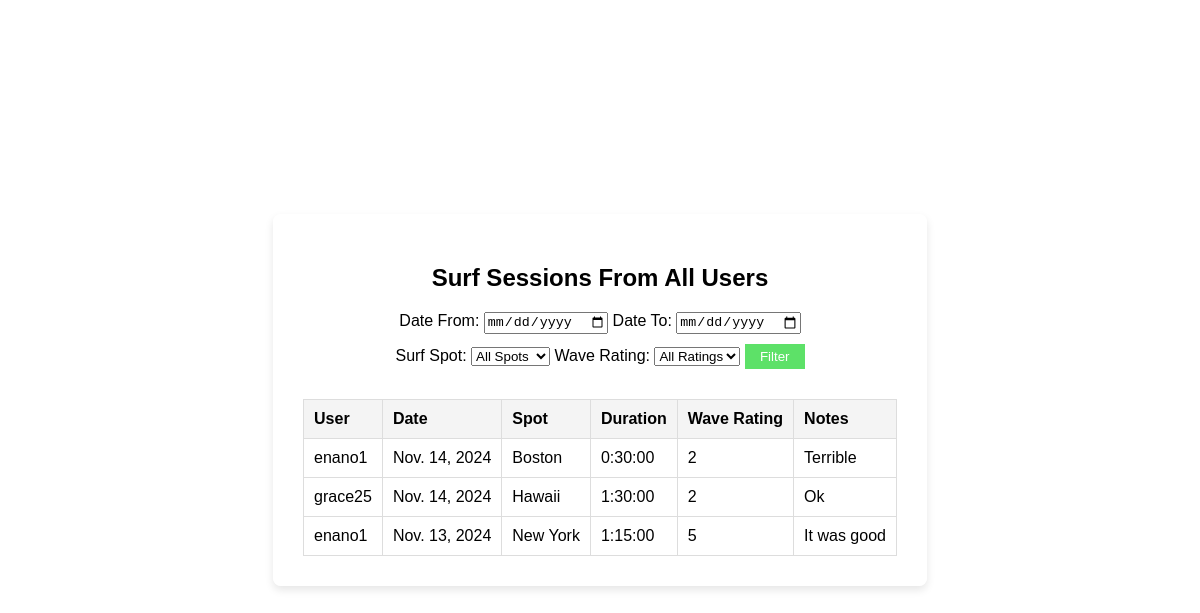
The page /surf_sessions_public/ on the database as committed earlier.
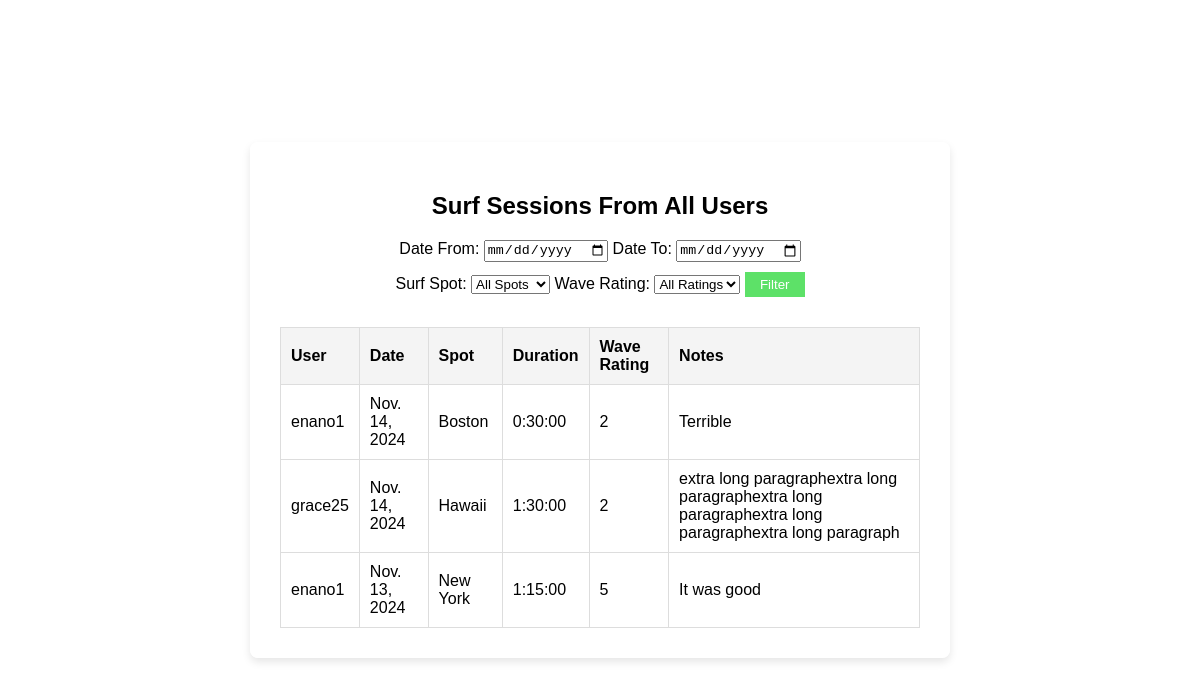
The same page on the database as committed later.
### tide/models.py (models this page shows, shortened)
class SurfSession(models.Model):
    surf_spot = models.ForeignKey(SurfSpot, on_delete=models.CASCADE, related_name='surf_sessions')
    user = models.ForeignKey(User, on_delete=models.CASCADE, related_name='surf_sessions')
    date = models.DateField()
    duration = models.DurationField()
    wave_rating = models.IntegerField(choices=[(i, str(i)) for i in range(1, 6)])
    notes = models.TextField(blank=True, max_length=100)

class SurfSpot(models.Model):
    user = models.ForeignKey(User, on_delete=models.CASCADE, related_name='surf_spots')
    station_id = models.CharField(max_length=10)
    nickname = models.CharField(max_length=100, blank=True)
    latitude = models.FloatField()
    longitude = models.FloatField()
    created_at = models.DateTimeField(auto_now_add=True)
    def __str__(self):
        return f"{self.nickname or self.station_id}"
    class Meta:
        ordering = ['-created_at']

### tide/views.py (the view)
# urls.py: path('surf_sessions_public/', views.SurfSessionPublicListView.as_view(), name='surf_sessions_public'),
class SurfSessionPublicListView(ListView):
    model = SurfSession
    template_name = 'tide/surf_sessions_public.html'
    context_object_name = 'surf_sessions'
    def get_queryset(self):
        queryset = SurfSession.objects.all().order_by('-date')
        date_from = self.request.GET.get('date_from')
        date_to = self.request.GET.get('date_to')
        surf_spot = self.request.GET.get('surf_spot')
        wave_rating = self.request.GET.get('wave_rating')
        if date_from:
            queryset = queryset.filter(date__gte=date_from)
        if date_to:
            queryset = queryset.filter(date__lte=date_to)
        if surf_spot:
            queryset = queryset.filter(surf_spot__id=surf_spot)
        if wave_rating:
            queryset = queryset.filter(wave_rating=wave_rating)
        return queryset
    def get_context_data(self, **kwargs):
        context = super().get_context_data(**kwargs)
        context['surf_spots'] = SurfSpot.objects.all()
        return context

### tide/templates/tide/surf_sessions_public.html (shortened to what this page needs)
{% extends 'tide/base.html' %}
{% block content %}
<body class="location-body">
    <div class="location-content-wrapper">
        <h2>Surf Sessions From All Users</h2>
        <form method="get" action="{% url 'surf_sessions_public' %}">
            <label for="date_from">Date From:</label>
            <input type="date" name="date_from" value="{{ request.GET.date_from }}">
            <label for="date_to">Date To:</label>
            <input type="date" name="date_to" value="{{ request.GET.date_to }}">
            <br>
            <label for="surf_spot">Surf Spot:</label>
            <select name="surf_spot">
                <option value="">All Spots</option>
            </select>
            <label for="wave_rating">Wave Rating:</label>
            <select name="wave_rating">
                <option value="">All Ratings</option>
            </select>
            <button type="submit">Filter</button>
        </form>
    <div class="surf-sessions-table">
    <table class="table">
        <thead>
            <tr>
                <th>User</th>
                <th>Date</th>
                <th>Spot</th>
                <th>Duration</th>
                <th>Wave Rating</th>
                <th>Notes</th>
            </tr>
        </thead>
        <tbody>
            {% if surf_sessions %}
                {% for session in surf_sessions %}
                <tr>
                    <td>{{ session.user }}</td>
                    <td>{{ session.date }}</td>
                    <td>{{ session.surf_spot }}</td>
                    <td>{{ session.duration }}</td>
                    <td>{{ session.wave_rating }}</td>
                    <td>{{ session.notes|default:"No notes" }}</td>
                </tr>
                {% endfor %}
            {% else %}
                <tr>
                    <td colspan="5">No surf sessions available.</td>
                </tr>
            {% endif %}
        </tbody>
    </table>
    </div>
    </div>
</body>
{% endblock %}

### tide/templates/tide/base.html (shortened to what this page needs)
<!DOCTYPE html>
<html lang="en">
<head>
    {% load static %}
    <link rel="stylesheet" type="text/css" href="{% static 'tide/tidestyles.css' %}">
</head>
<body>
    <header>
        {% if not for_nav %}
        <div class="navbar">
            <div class="logo">We Tide</div>
        </div>
        {% endif %}
    </header>
    <main>
        {% block content %}
        {% endblock %}
    </main>
</body>
</html>

### tide/static/tide/tidestyles.css (style rules this page uses)
* { box-sizing: border-box; }
body { -ms-overflow-style: none; scrollbar-width: none; }
.navbar { display: flex; justify-content: space-between; align-items: center; padding: 20px; background-color: transparent; position: fixed; top: 0; left: 0; right: 0; z-index: 10; margin-bottom: 20px; }
.logo { font-size: 24px; font-weight: bold; color: white; }
body { margin: 0; font-family: Arial, sans-serif; background-color: rgb(12, 12, 12); color: rgb(0, 0, 0); }
button[type="submit"] { background-color: #5de168; color: white; padding: 5px 15px; border: none; cursor: pointer; transition: background-color 0.3s; margin-top: 10px; margin-bottom: 10px; }
.location-body { background: url('https://cs-people.bu.edu/enano1/background_image6.jpg') no-repeat center center fixed; background-size: cover; min-height: 100vh; margin: 0; display: flex; justify-content: center; align-items: center; }
.location-content-wrapper { background-color: rgba(255, 255, 255, 0.785); padding: 30px; border-radius: 8px; box-shadow: 0 4px 8px rgba(0, 0, 0, 0.1); max-width: 700px; text-align: center; width: 100%; margin-top: 70px; margin-bottom: 70px; }
.surf-sessions-table { margin-top: 20px; width: 100%; border-collapse: collapse; }
.surf-sessions-table th, .surf-sessions-table td { padding: 10px; border: 1px solid #ddd; text-align: left; }
.surf-sessions-table th { background-color: #f4f4f4; }
.surf-sessions-table table { width: 100%; border-collapse: collapse; background-color: #fff; }
.surf-sessions-table th, .surf-sessions-table td { padding: 10px; text-align: left; border: 1px solid #ddd; }

Rows that differ between the two databases and show on the page:
changed SurfSession "grace25": notes "Ok" → "extra long paragraphextra long paragraphextra long paragraphextra long paragraphextra long paragraph"
